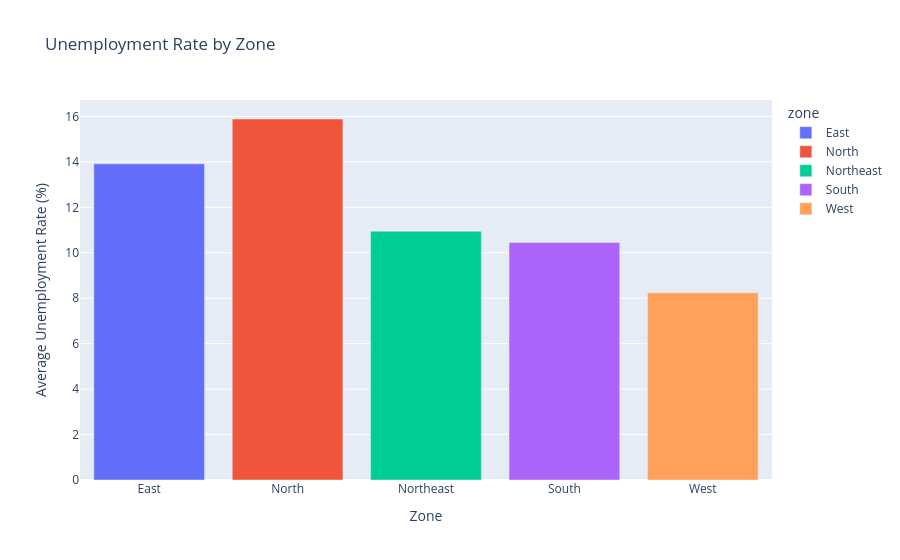

The notebook cell this image was saved under:
### Markdown cell above
- Average Unemployment Rate

### Code cell
fig = px.bar(
    data,
    x='zone',
    y = 'unemployment_rate',
    title='Unemployment Rate by Zone',
    color='zone'
)

fig.update_layout(
    xaxis_title="Zone",
    yaxis_title="Average Unemployment Rate (%)",
    coloraxis_showscale=False
)

fig.show()

### Figure 1 — Plotly figure (JSON) as saved in the notebook; plotly's stock layout.template omitted (floating-point values rounded to 4 significant figures)
{"data": [{"hovertemplate": "zone=%{x}<br>unemployment_rate=%{y}<extra></extra>", "legendgroup": "East", "marker": {"color": "#636efa", "pattern": {"shape": ""}}, "name": "East", "orientation": "v", "showlegend": true, "textposition": "auto", "type": "bar", "x": ["East"], "xaxis": "x", "y": [13.92], "yaxis": "y"}, {"hovertemplate": "zone=%{x}<br>unemployment_rate=%{y}<extra></extra>", "legendgroup": "North", "marker": {"color": "#EF553B", "pattern": {"shape": ""}}, "name": "North", "orientation": "v", "showlegend": true, "textposition": "auto", "type": "bar", "x": ["North"], "xaxis": "x", "y": [15.89], "yaxis": "y"}, {"hovertemplate": "zone=%{x}<br>unemployment_rate=%{y}<extra></extra>", "legendgroup": "Northeast", "marker": {"color": "#00cc96", "pattern": {"shape": ""}}, "name": "Northeast", "orientation": "v", "showlegend": true, "textposition": "auto", "type": "bar", "x": ["Northeast"], "xaxis": "x", "y": [10.95], "yaxis": "y"}, {"hovertemplate": "zone=%{x}<br>unemployment_rate=%{y}<extra></extra>", "legendgroup": "South", "marker": {"color": "#ab63fa", "pattern": {"shape": ""}}, "name": "South", "orientation": "v", "showlegend": true, "textposition": "auto", "type": "bar", "x": ["South"], "xaxis": "x", "y": [10.45], "yaxis": "y"}, {"hovertemplate": "zone=%{x}<br>unemployment_rate=%{y}<extra></extra>", "legendgroup": "West", "marker": {"color": "#FFA15A", "pattern": {"shape": ""}}, "name": "West", "orientation": "v", "showlegend": true, "textposition": "auto", "type": "bar", "x": ["West"], "xaxis": "x", "y": [8.239], "yaxis": "y"}], "layout": {"barmode": "relative", "coloraxis": {"showscale": false}, "legend": {"title": {"text": "zone"}, "tracegroupgap": 0}, "title": {"text": "Unemployment Rate by Zone"}, "xaxis": {"anchor": "y", "categoryarray": ["East", "North", "Northeast", "South", "West"], "categoryorder": "array", "domain": [0, 1], "title": {"text": "Zone"}}, "yaxis": {"anchor": "x", "domain": [0, 1], "title": {"text": "Average Unemployment Rate (%)"}}}}
